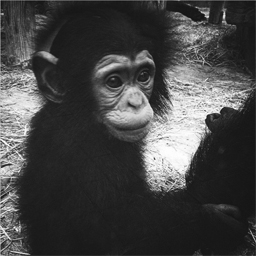
#> input picture INF2163_Traitement_Num/TP7_Image_suite/compte rendu/chimpanze.jpg, 256 x 256 px, found by its file name
$ python Allain_Louis_TP7_Image_sources.py
#> lines starting #> are read from the running program, lines starting #| are printed output that depends on the picture; after the words box and inside, x2 and y2 are one past the last pixel; in counts of white or black regions, pixels touching at a corner belong together
# -*- coding: utf-8 -*-
"""
Created on Tue Oct 22 14:07:12 2019

@author: Louis A
"""

from skimage import io
import matplotlib.pyplot as plt
import numpy as np
from scipy import signal
import cmath

#########
## TP6 ##
#########

# Q1.1.1. Acquérir l'image
chimp_img = io.imread('../res/chimpanze.jpg')
#> chimp_img is the input picture: shape (256, 256); min 19, max 255, mean 68.9
print("Forme : ", chimp_img.shape)
#| Forme :  (256, 256)

# Q1.1.2. Afficher l'image
plt.figure(1)
plt.title("Image réelle")
io.imshow(chimp_img)

# Q1.1.3. Enregistrer une nouvelle image qui est un zoom de l'originale
chimp_img_zoom = chimp_img[:100, :100]
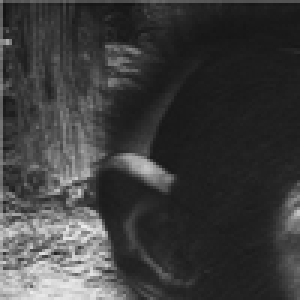
#> chimp_img_zoom: shape (100, 100) (shown 3 times larger); min 20, max 236, mean 61
io.imsave("../res/chimpanze_zomm.jpg", chimp_img_zoom)

# Q1.1.4. Appliquer un masque sur l'image
# TODO

# Q1.2.1 Acquérir l'image
chimp_img_2 = chimp_img

# Q1.2.2 Modifier la résolution
# Q1.2.3 Sous échantillonner l'image
# Q1.2.4 Fonction echantillonnage
def echantillonnage(img, factor):

#> called with factor = 2
    ret = np.zeros(shape=(img.shape[0]//factor, img.shape[1]//factor))
    for i in range(0, img.shape[0], factor):

        for j in range(0, img.shape[1], factor):
            ret[i//factor][j//factor] = img[i][j]
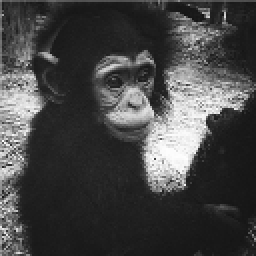
#> ret: shape (128, 128) float64 (shown 2 times larger); min 20, max 255, mean 69.2
    return ret

plt.figure(2)
plt.title("Image 128x128")
io.imshow(echantillonnage(chimp_img_2, 2), cmap='gray')
plt.figure(3)
plt.title("Image 64x64")
io.imshow(echantillonnage(chimp_img_2, 4), cmap='gray')
#> call 2 of echantillonnage, with factor = 4
#> after the loop in echantillonnage (call 2), `for i in range(0, img.shape[0], factor):`:
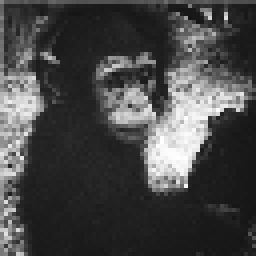
#> ret: shape (64, 64) float64 (shown 4 times larger); min 21, max 255, mean 70.5
plt.figure(4)
plt.title("Image 32x32")
io.imshow(echantillonnage(chimp_img_2, 8), cmap='gray')
#> call 3 of echantillonnage, with factor = 8
#> after the loop in echantillonnage (call 3), `for i in range(0, img.shape[0], factor):`:
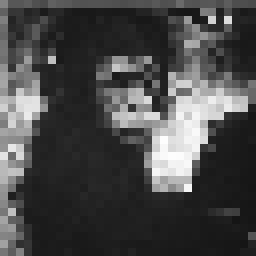
#> ret: shape (32, 32) float64 (shown 8 times larger); min 21, max 253, mean 72.4
plt.figure(5)
plt.title("Image 16x16")
io.imshow(echantillonnage(chimp_img_2, 16), cmap='gray')

# Q1.3.1 Fonction histogramme
# Q1.3.2 Historgramme normalisé
def histogramme(img, norme=1):

#> called with norme = 1
    ret = np.zeros(256)
    for i in range(0, img.shape[0]):
        for j in range(0, img.shape[1]):

            ret[img[i][j]] += 1

    # Normalise si besoin
    if(norme > 1):
        for i in range(0, ret.shape[0]):
            ret[i] = ret[i]/norme

    return ret

# Q1.3.3 Histogramme avec différentes options de normalisation
plt.figure(6)
plt.title("Histogramme cumulé")
plt.plot(histogramme(chimp_img_2))
plt.figure(7)
plt.title("Histogramme normalisé en 1")
plt.plot(histogramme(chimp_img_2, (256*256))) # représente donc les probas

# Q1.3.4 Changement de contraste
chimp_img_3 = chimp_img_2
h = histogramme(chimp_img_3, (256*256))
#> h = 256 values, max 0.0442 at index 29, min 0 at index 0, mean 0.00391
for i in range(0, chimp_img_3.shape[0]):
        for j in range(0, chimp_img_3.shape[1]):
            chimp_img_3[i][j] = chimp_img_3[i][j] * h[chimp_img_3[i][j]]
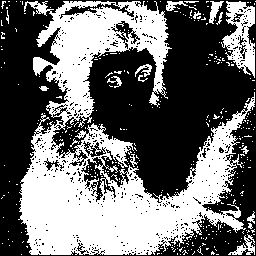
#> chimp_img_3: shape (256, 256); values 0 (black) and 1 (white), 43.1% white; 345 white regions (328 under 20 px), largest, box (x1, y1, x2, y2) and area: (18, 1, 255, 255) 25178, (221, 1, 255, 78) 1360, (228, 234, 255, 255) 208

plt.figure(8)
plt.title("Changement de contraste grâce à l'histogramme normalisé")
io.imshow(chimp_img_3, cmap='gray')

# Q1.4.1 Appliquer une matrice filtre
# Q1.4.3 Fonction convolution
def convolution(img, Mc):

    xMc = int((Mc.shape[1]-1)/2)
    yMc = int((Mc.shape[0]-1)/2)
    imgCp = img
    m = int(img.shape[1] - xMc)

    for i in range(xMc, m):
        for j in range(yMc, img.shape[0]-yMc):
            acc = 0.0
            for k in range(-xMc, xMc+1):
                for l in range(-yMc, yMc+1):
                    acc = acc + img[j+l][i+k]*Mc[l+yMc][k+xMc]
            imgCp[j][i] = acc
    return imgCp

# Q1.4.2 Filtre gaussien appliquer à l'image
chimp = io.imread('../res/chimpanze.jpg')

# filtre gaussien (0, 0.625)
plt.figure(9)
plt.title("Filtre contour")
Mc_gauss = np.array([
            [-1, -1, -1],
            [-1, 8, -1],
            [-1, -1, -1]])
Mc_gauss = Mc_gauss
io.imshow(signal.convolve2d(chimp, Mc_gauss))

# Q1.5.1 Image en nuance de gris 256x256
#> (the run stopped early here; a loop or call above may not have finished)
